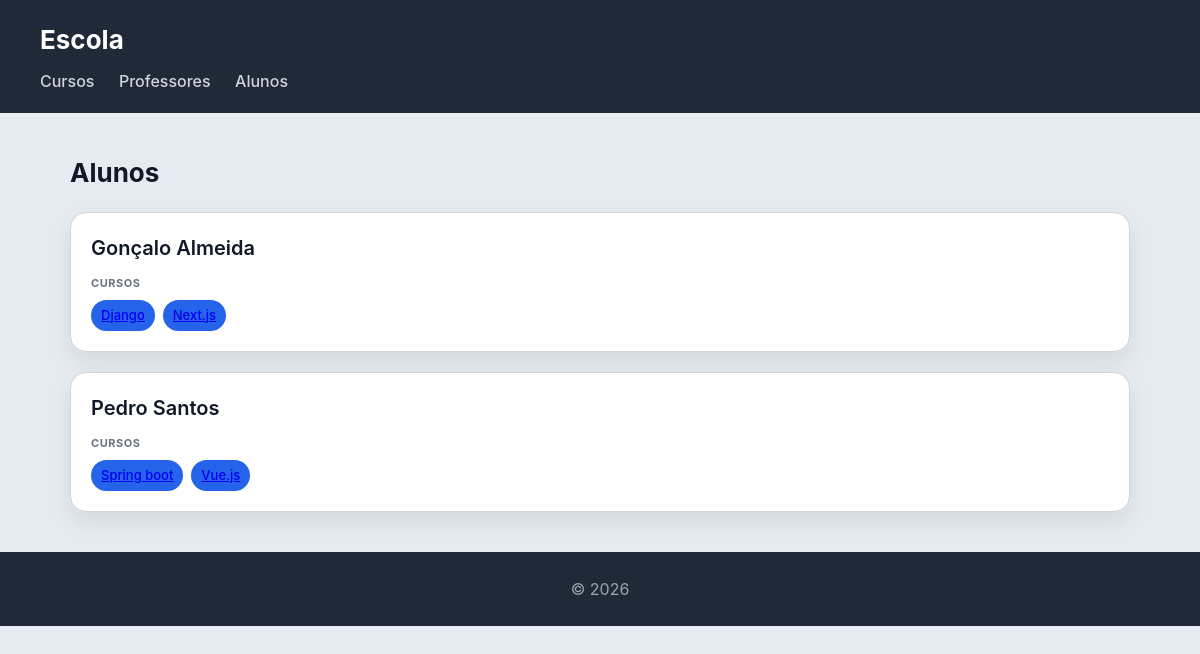
The page /escola/alunos/ on the database its author committed.
### escola/models.py (models this page shows)
class Aluno(models.Model):
    nome = models.CharField(max_length=100)
    numero = models.CharField(max_length=20, unique=True)
    def __str__(self):
        return self.nome

class Curso(models.Model):
    nome = models.CharField(max_length=100)
    imagem = models.ImageField(upload_to='cursos/')
    professor = models.ForeignKey(Professor, on_delete=models.CASCADE, related_name='cursos')
    alunos = models.ManyToManyField(Aluno, related_name='cursos')
    def __str__(self):
        return self.nome

### escola/views.py (the view)
# urls.py: path('alunos/', views.alunos_view, name="alunos"),
def alunos_view(request):
    alunos = Aluno.objects.all()
    return render(request, 'escola/alunos.html', {'alunos': alunos})

### escola/templates/escola/alunos.html
{% extends "escola/base.html" %}
{% block content %}
<h2>Alunos</h2>
<section>
    {% for aluno in alunos %}
    <article>
        <header>
            <h3>{{ aluno }}</h3>
        </header>
        <section>
            <h4>Cursos</h4>
            <ul>
                {% for curso in aluno.cursos.all %}
                    <li>
                        <a href="{% url 'curso' curso.id %}">
                        {{ curso }}
                        </a>
                    </li>
               {% endfor %}
            </ul>
        </section>
    </article>
    {% endfor %}
</section>
{% endblock %}

### escola/static/escola/styles.css (style rules this page uses)
* { box-sizing: border-box; margin: 0; padding: 0; }
body { font-family: "Inter", "Segoe UI", system-ui, -apple-system, sans-serif; background: #e6ebf2; color: #111827; line-height: 1.5; }
h2 { margin-bottom: 20px; font-size: 26px; }
section > article { background: white; padding: 20px; border-radius: 16px; border: 1px solid #d1d5db; box-shadow: 0 10px 25px rgba(0,0,0,0.08); transition: all 0.25s ease; margin-bottom: 20px; }
article > header { margin-bottom: 12px; }
article > header > h3 { font-size: 20px; font-weight: 600; margin-bottom: 4px; }
article > section { margin-top: 10px; }
article > section > h4 { font-size: 11px; text-transform: uppercase; color: #6b7280; margin-bottom: 8px; letter-spacing: 0.05em; }
article > section > ul { list-style: none; display: flex; flex-wrap: wrap; gap: 8px; }
article > section > ul > li { background: #2563eb; color: white; padding: 6px 10px; border-radius: 999px; font-size: 13px; font-weight: 500; }

### rows shown on the page
Aluno: nome "Gonçalo Almeida"
Curso: nome "Django"
Curso: nome "Next.js"
Aluno: nome "Pedro Santos"
Curso: nome "Spring boot"
Curso: nome "Vue.js"
